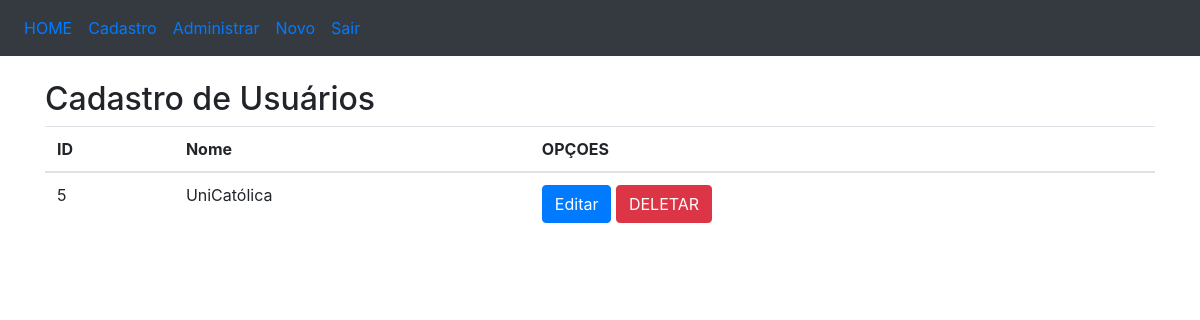
/usuarios/, run on an earlier commit of the app's database.
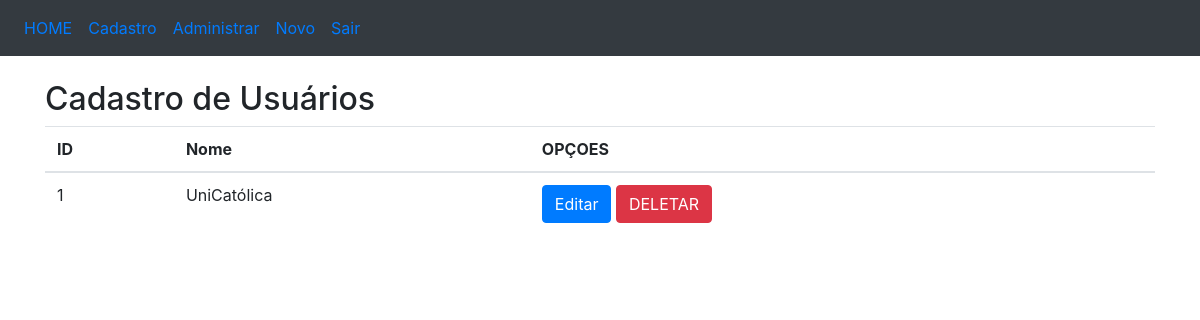
And on a later commit of the database.
### usuarios/models.py (models this page shows, shortened)
class Usuario(models.Model):
	code = models.CharField(max_length=15)
	active = models.IntegerField()
	name = models.CharField(max_length=100)
	email = models.CharField(max_length=100)
	user = models.CharField(max_length=50)
	password = models.CharField(max_length=10)

### usuarios/views.py (the view)
# urls.py: path('usuarios/', include('usuarios.urls')),
def usuarios(request):
	titulo = 'Cadastro de Usuários'
	usuarios = Usuario.objects.all()
	global ok
	return render(request, 'usuarios.html', {'titulo': titulo, 'usuarios': usuarios, 'ok': ok})

### usuarios/templates/usuarios.html (shortened to what this page needs)
<!DOCTYPE html>
<html>
<head>
	<link rel="stylesheet" href="https://maxcdn.bootstrapcdn.com/bootstrap/4.3.1/css/bootstrap.min.css">
</head>
<body>
	<nav class="navbar navbar-expand-sm bg-dark">
		<ul class="navbar-nav">
			<li class="nav-item">
				<a class="nav-link" href="/home">HOME</a>
			</li>
			<li class="nav-item">
				<a class="nav-link" href="/usuarios">Cadastro</a>
			</li>
			<li class="nav-item">
				<a class="nav-link" href="/admin">Administrar</a>
			</li>
			<li class="nav-item">
				<a class="nav-link" href="/usuarios/novo">Novo</a>
			</li>
			<li class="nav-item">
				<a class="nav-link" href="/usuarios/login">Sair</a>
			</li>
		</ul>
	</nav>
	<br>
	<div class="container">
		<h2>{{titulo}}</h2>
		<div style="overflow-y: scroll; height: 410px; width: : 100%;" align="center">
			<table class="table">
				<thead>
					<tr>
						<th>ID</th>
						<th>Nome</th>
						<th>OPÇOES</th>
					</tr>
				</thead>
				<tbody>
					{% for usuario in usuarios %}
					<tr>
						<td nowrap="true">{{usuario.id}}</td>
						<td nowrap="true">{{usuario.name}}</td>
						<td nowrap="true">
							<a href="/usuarios/edicao/{{usuario.id}}"
							class="btn btn-primary" role="button">
								Editar
							</a>
							<a href="/usuarios/delecao/{{usuario.id}}"
							class="btn btn-danger" role="button">
								DELETAR
							</a>
						</td>
					</tr>
					{% endfor %}
				</tbody>
			</table>
		</div>
	</div>
</body>
</html>

What changed in the data, as far as the page shows it:
removed Usuario: id "5", name "UniCatólica"
added Usuario: id "1", name "UniCatólica"
